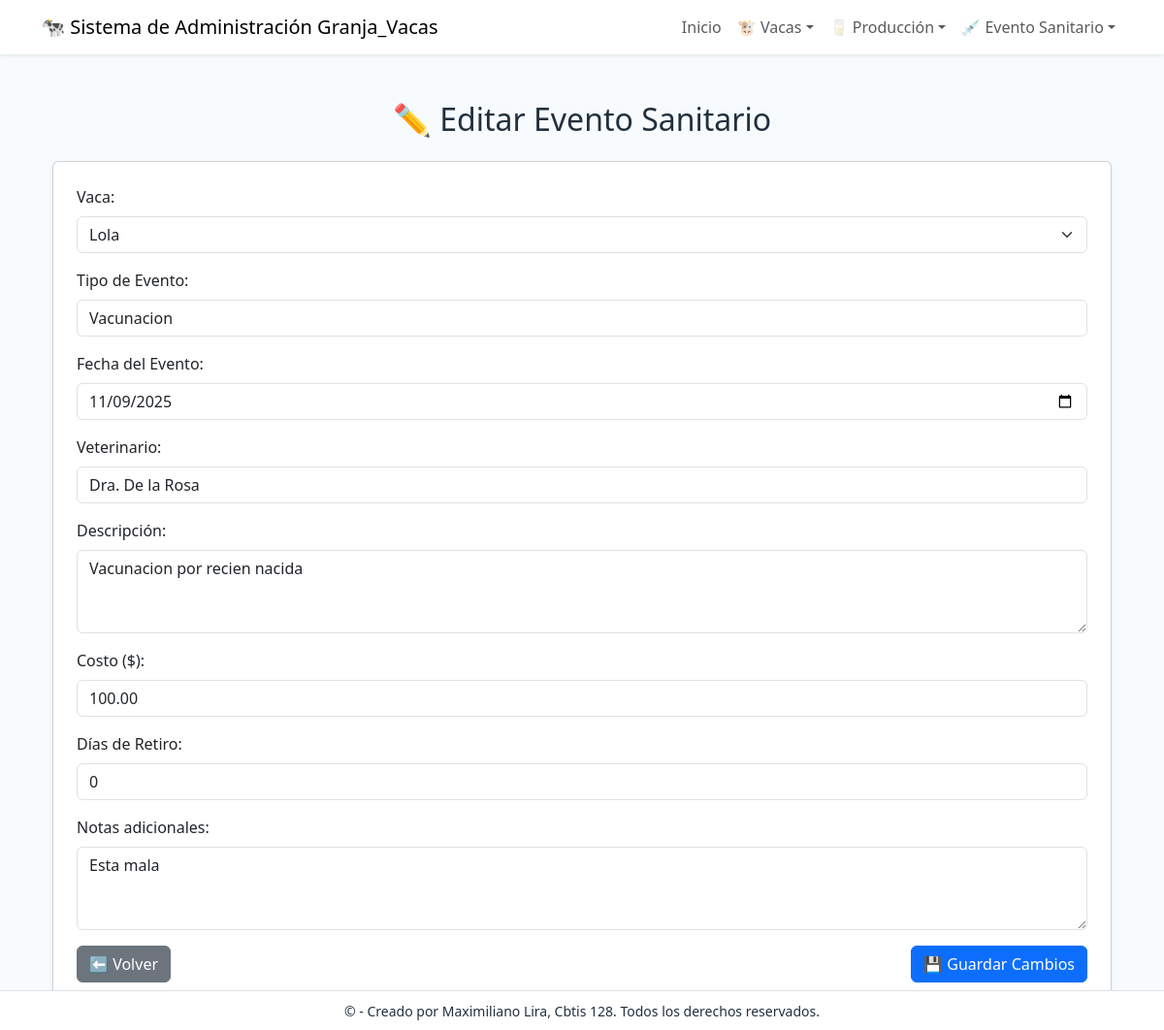
The app's page /evento/actualizar/2/ with its own data.
### app_Granja_Vacas/models.py (models this page shows, shortened)
class EventoSanitario(models.Model):
    vaca = models.ForeignKey(Vaca, on_delete=models.CASCADE, related_name='eventos_sanitarios', verbose_name="Vaca asociada")
    tipo_evento = models.CharField(max_length=100, verbose_name="Tipo de Evento")
    fecha_evento = models.DateField(verbose_name="Fecha del Evento")
    veterinario = models.CharField(max_length=100, verbose_name="Veterinario Responsable")
    descripcion = models.TextField(blank=True, verbose_name="Descripción del Evento")
    costo = models.DecimalField(max_digits=8, decimal_places=2, verbose_name="Costo del Evento")
    dias_retiro = models.IntegerField(default=0, verbose_name="Días de Retiro")
    notas = models.TextField(blank=True, verbose_name="Notas adicionales")  # ← agregado

class Vaca(models.Model):
    numero_identificacion = models.CharField(max_length=20, unique=True, verbose_name="Número de Identificación")
    nombre = models.CharField(max_length=100, blank=True, null=True, verbose_name="Nombre de la Vaca")
    fecha_nacimiento = models.DateField(verbose_name="Fecha de Nacimiento")
    raza = models.CharField(max_length=50, verbose_name="Raza")
    estado_reproductivo = models.CharField(max_length=50, default="No gestante", verbose_name="Estado Reproductivo")
    peso_kg = models.DecimalField(max_digits=6, decimal_places=2, verbose_name="Peso (kg)")
    corral_actual = models.CharField(max_length=30, verbose_name="Corral Actual")
    notas = models.TextField(blank=True, verbose_name="Notas de la Vaca")

### app_Granja_Vacas/views.py (the view)
# urls.py: path('evento/actualizar/<int:pk>/', views.actualizar_evento_sanitario, name='actualizar_evento_sanitario'),
def actualizar_evento_sanitario(request, pk):
    evento = get_object_or_404(EventoSanitario, pk=pk)
    vacas = Vaca.objects.all()
    return render(request, 'evento/actualizar_evento.html', {'evento': evento, 'vacas': vacas})

### app_Granja_Vacas/templates/evento/actualizar_evento.html (shortened to what this page needs)
{% extends 'base.html' %}
{% block content %}
<div class="container mt-5">
  <h2 class="text-center mb-4">✏️ Editar Evento Sanitario</h2>
  <form method="POST" action="{% url 'realizar_actualizacion_evento_sanitario' evento.id %}" class="card p-4 shadow-sm">
    <div class="mb-3">
      <label for="vaca" class="form-label">Vaca:</label>
      <select name="vaca" id="vaca" class="form-select" required>
        {% for v in vacas %}
        <option value="{{ v.id }}" {% if v.id == evento.vaca.id %}selected{% endif %}>{{ v.nombre }}</option>
        {% endfor %}
      </select>
    </div>
    <div class="mb-3">
      <label for="tipo_evento" class="form-label">Tipo de Evento:</label>
      <input type="text" name="tipo_evento" id="tipo_evento" class="form-control" value="{{ evento.tipo_evento }}" required>
    </div>
    <div class="mb-3">
      <label for="fecha_evento" class="form-label">Fecha del Evento:</label>
      <input type="date" name="fecha_evento" id="fecha_evento" class="form-control" value="{{ evento.fecha_evento|date:'Y-m-d' }}" required>
    </div>
    <div class="mb-3">
      <label for="veterinario" class="form-label">Veterinario:</label>
      <input type="text" name="veterinario" id="veterinario" class="form-control" value="{{ evento.veterinario }}" required>
    </div>
    <div class="mb-3">
      <label for="descripcion" class="form-label">Descripción:</label>
      <textarea name="descripcion" id="descripcion" class="form-control" rows="3">{{ evento.descripcion }}</textarea>
    </div>
    <div class="mb-3">
      <label for="costo" class="form-label">Costo ($):</label>
      <input type="number" step="0.01" name="costo" id="costo" class="form-control" value="{{ evento.costo }}" required>
    </div>
    <div class="mb-3">
      <label for="dias_retiro" class="form-label">Días de Retiro:</label>
      <input type="number" name="dias_retiro" id="dias_retiro" class="form-control" min="0" step="1" value="{{ evento.dias_retiro }}">
    </div>
    <div class="mb-3">
      <label class="form-label">Notas adicionales:</label>
      <textarea name="notas" class="form-control" rows="3">{{ evento.notas }}</textarea>
    </div>
    <div class="d-flex justify-content-between">
      <a href="{% url 'ver_evento_sanitario' %}" class="btn btn-secondary">⬅ Volver</a>
      <button type="submit" class="btn btn-primary">💾 Guardar Cambios</button>
    </div>
  </form>
</div>
{% endblock %}

### app_Granja_Vacas/templates/base.html (style rules this page uses)
body { background: #f7fbfd; color: #21303f; }

### records on screen
EventoSanitario: vaca "Lola", tipo_evento "Vacunacion", fecha_evento "11/09/2025", veterinario "Dra. De la Rosa", descripcion "Vacunacion por recien nacida", costo "100.00", dias_retiro "0", notas "Esta mala"
